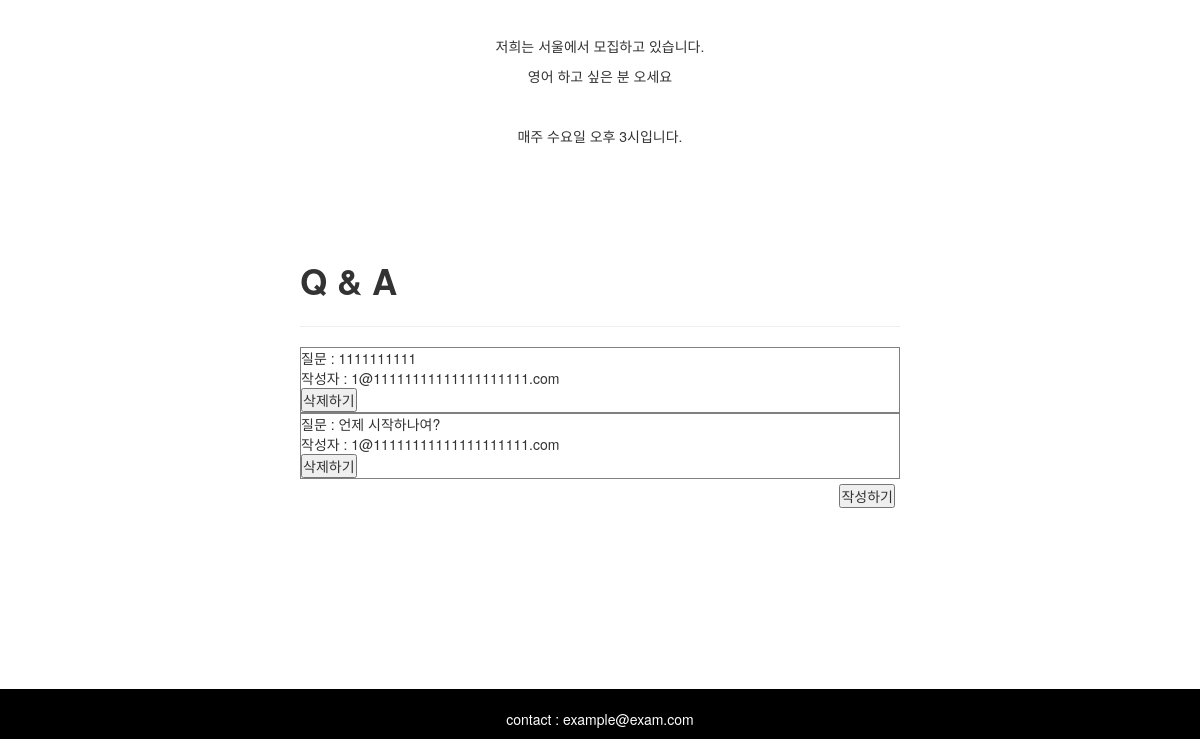
The page /study_list/1 (lower part) on the database as committed earlier.
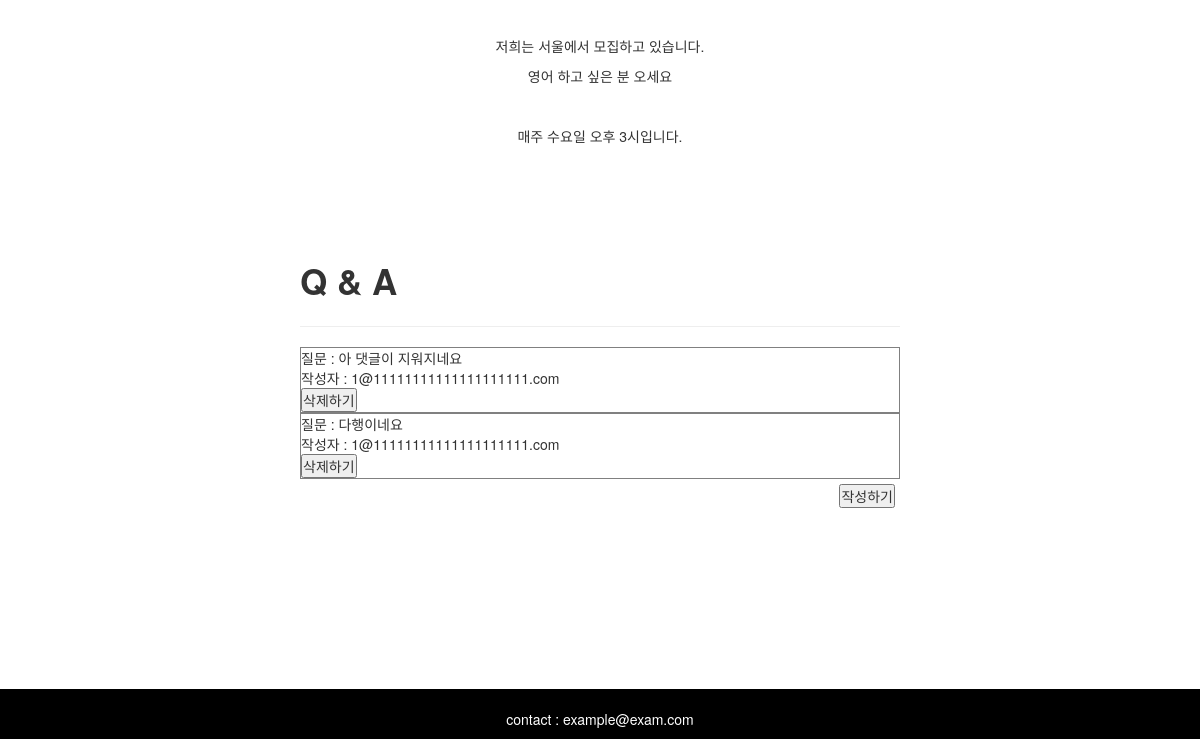
The same page on the database as committed later.
### app/models.py (models this page shows, shortened)
class MyStudy(models.Model):
    author = models.ForeignKey(settings.AUTH_USER_MODEL, on_delete=models.CASCADE)
    title = models.CharField(max_length=200)
    contents = models.CharField(max_length=200)
    region = models.CharField(max_length=200)
    totalMember = models.IntegerField(null=True)
    kakao_url = models.CharField(max_length=200)
    onOff = models.CharField(max_length=200)
    img_url = models.CharField(max_length=200, null=True)
    oneLine = models.CharField(max_length=200)
    duration = models.CharField(max_length=200)
    study_duration = models.CharField(max_length=200, null=True)
    board_text = RichTextUploadingField(null=True)
    count = models.IntegerField(null=True)
    is_finish = models.CharField(max_length=200, null=True)
    category = models.CharField(max_length=200)

class QnA1(models.Model):
    study = models.ForeignKey(MyStudy, on_delete=models.CASCADE)
    contents = models.CharField(max_length=500)
    writer = models.CharField(max_length=500)

### app/views.py (the view, shortened to what this page needs)
# urls.py: path('study_list/<int:pk>', views.study_list_detail, name='study_list_detail'),
def study_list_detail(request, pk):
    studyDetail = get_object_or_404(MyStudy, pk=pk) #데이터 받아오기
    contents = QnA1.objects.filter(study=studyDetail)
    auth.authenticate()
    return render(request, 'app/detail.html', {'studyDetails':studyDetail,
        'contents':contents})

### app/templates/app/detail.html (shortened to what this page needs)
{% extends 'app/base.html'%}
{% block content %}
    <div class="contents">
        <div>
            {{studyDetails.board_text | safe}}
        </div>
    </div>
    <div>
        <div style="width:600px; margin:200px; margin:auto; margin-bottom: 200px;">
            <span><b style="font-size: 35px;">Q & A </b> &nbsp</span>
            <hr/>
            {% for i in contents %}
                <div style="border: 1px solid gray;">
                    <span>질문 : {{i.contents}}</span>
                    <br/>
                    <span>작성자 : {{i.writer}}</span>
                    <form method="POST" action="{% url 'qna_remove' pk=i.pk %}">
                        <button>삭제하기</button>
                    </form>
                </div>
            {% endfor %}
            {% if user.is_authenticated %}
            <form method="POST" action="{% url 'study_list_detail' pk=studyDetails.pk %}">
                {% csrf_token %}
                <div style="padding: 5px;">
                    <button style="float:right;" id="submit" type="submit">작성하기</button>
                </div>
                <div class="form-group">
                    <label for="exampleInputPassword1">질문하기</label>
                    <input id="blankAlert" name="contents" type="text" class="form-control"placeholder="질문을 작성해주세요">
                </div>
                <div class="form-group">
                    <label for="exampleInputPassword1">글쓴이</label>
                    <input id="blankAlert" name="writer" type="text" class="form-control" value="{{user}}" readonly>
                </div>
            </form>
            {% else %}
            <div style="padding: 5px;">
                <button style="float:right" id="submit" onclick="clickEvent()">작성하기</button>
            </div>
            {% endif %}
        </div>
    </div>
{% endblock %}

### app/templates/app/base.html (shortened to what this page needs)
<!DOCTYPE html>
<html>
    <head>
        <link rel="stylesheet" href="https://maxcdn.bootstrapcdn.com/bootstrap/3.3.2/css/bootstrap.min.css">
        <link rel="stylesheet" href="https://maxcdn.bootstrapcdn.com/bootstrap/3.3.2/css/bootstrap-theme.min.css">
    </head>
    <body>
        {% block content %}
        {% endblock %}
        <div class="footer">
            contact : example@exam.com
        </div>
    </body>
</html>

### app/templates/app/base.html (style rules this page uses)
* { margin: 0px; padding: 0px; }
.footer { left:0; bottom:0; width:100%; height:50px; background-color: black; text-align: center; padding-top: 20px; color:white; }

### app/templates/app/detail.html (style rules this page uses)
.contents { width:1000px; margin: auto; padding: 100px; text-align: center; }

Rows that differ between the two databases and show on the page:
removed QnA1: contents "1111111111", writer "1@11111111111111111111.com"
removed QnA1: contents "언제 시작하나여?", writer "1@11111111111111111111.com"
added QnA1: contents "아 댓글이 지워지네요", writer "1@11111111111111111111.com"
added QnA1: contents "다행이네요", writer "1@11111111111111111111.com"
